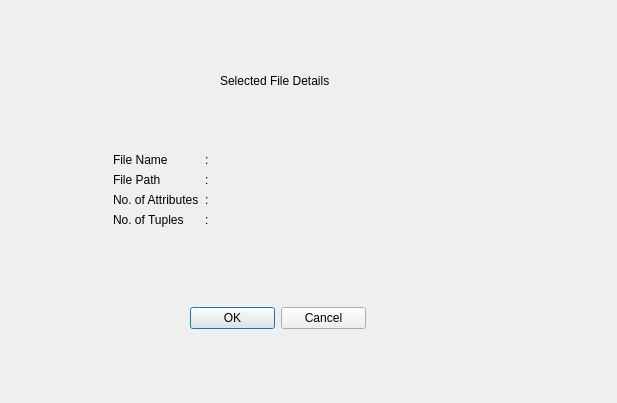
<?xml version="1.0" encoding="UTF-8"?>
<ui version="4.0">
 <class>DialogFileConfirm</class>
 <widget class="QDialog" name="DialogFileConfirm">
  <property name="geometry">
   <rect>
    <x>0</x>
    <y>0</y>
    <width>617</width>
    <height>403</height>
   </rect>
  </property>
  <property name="windowTitle">
   <string>Dialog</string>
  </property>
  <widget class="QLabel" name="label">
   <property name="geometry">
    <rect>
     <x>220</x>
     <y>70</y>
     <width>191</width>
     <height>21</height>
    </rect>
   </property>
   <property name="text">
    <string>Selected File Details</string>
   </property>
  </widget>
  <widget class="QWidget" name="">
   <property name="geometry">
    <rect>
     <x>113</x>
     <y>153</y>
     <width>361</width>
     <height>96</height>
    </rect>
   </property>
   <layout class="QFormLayout" name="formLayout_5">
    <item row="0" column="0">
     <layout class="QFormLayout" name="formLayout_3">
      <item row="0" column="0">
       <layout class="QFormLayout" name="formLayout">
        <item row="0" column="0">
         <widget class="QLabel" name="label_2">
          <property name="text">
           <string>File Name</string>
          </property>
         </widget>
        </item>
        <item row="2" column="0">
         <widget class="QLabel" name="label_3">
          <property name="text">
           <string>No. of Attributes</string>
          </property>
         </widget>
        </item>
        <item row="3" column="0">
         <widget class="QLabel" name="label_4">
          <property name="text">
           <string>No. of Tuples</string>
          </property>
         </widget>
        </item>
        <item row="1" column="0">
         <widget class="QLabel" name="label_8">
          <property name="text">
           <string>File Path</string>
          </property>
         </widget>
        </item>
       </layout>
      </item>
      <item row="0" column="1">
       <layout class="QFormLayout" name="formLayout_2">
        <item row="0" column="0">
         <widget class="QLabel" name="label_5">
          <property name="text">
           <string>:</string>
          </property>
         </widget>
        </item>
        <item row="1" column="0">
         <widget class="QLabel" name="label_6">
          <property name="text">
           <string>:</string>
          </property>
         </widget>
        </item>
        <item row="2" column="0">
         <widget class="QLabel" name="label_7">
          <property name="text">
           <string>:</string>
          </property>
         </widget>
        </item>
        <item row="3" column="0">
         <widget class="QLabel" name="label_9">
          <property name="text">
           <string>:</string>
          </property>
         </widget>
        </item>
       </layout>
      </item>
     </layout>
    </item>
    <item row="0" column="1">
     <layout class="QFormLayout" name="formLayout_4">
      <item row="0" column="0">
       <widget class="QLabel" name="label_fname">
        <property name="text">
         <string/>
        </property>
       </widget>
      </item>
      <item row="1" column="0">
       <widget class="QLabel" name="label_f_path">
        <property name="text">
         <string/>
        </property>
       </widget>
      </item>
      <item row="2" column="0">
       <widget class="QLabel" name="label_f_cols">
        <property name="text">
         <string/>
        </property>
       </widget>
      </item>
      <item row="3" column="0">
       <widget class="QLabel" name="label_f_rows">
        <property name="text">
         <string/>
        </property>
       </widget>
      </item>
     </layout>
    </item>
   </layout>
  </widget>
  <widget class="QWidget" name="">
   <property name="geometry">
    <rect>
     <x>190</x>
     <y>300</y>
     <width>176</width>
     <height>36</height>
    </rect>
   </property>
   <layout class="QHBoxLayout" name="horizontalLayout">
    <item>
     <widget class="QPushButton" name="pushButton">
      <property name="text">
       <string>OK</string>
      </property>
     </widget>
    </item>
    <item>
     <widget class="QPushButton" name="pushButton_2">
      <property name="text">
       <string>Cancel</string>
      </property>
     </widget>
    </item>
   </layout>
  </widget>
 </widget>
 <resources/>
 <connections/>
</ui>
